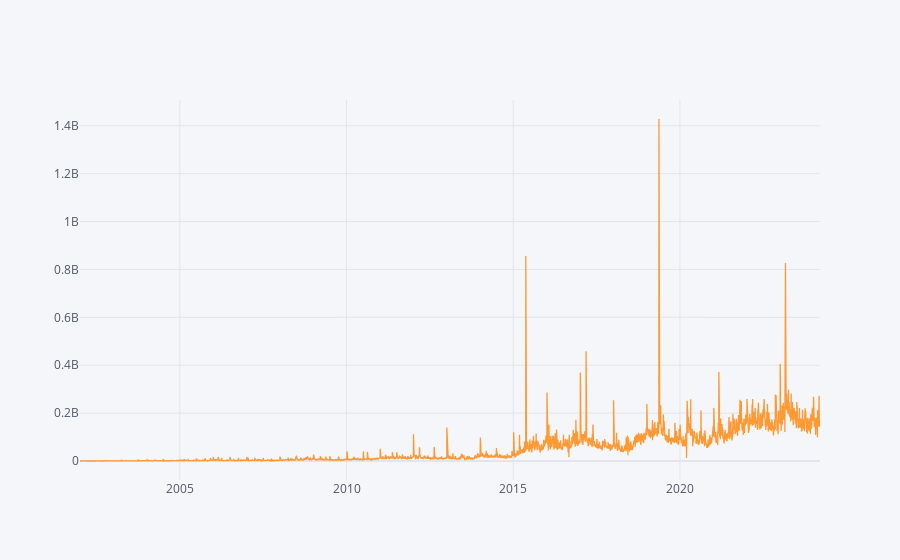

Source (notebook cell):
### Code cell
vendas['Valor'].groupby('Data Venda').sum().iplot()

### Figure 1 — Plotly figure (JSON) as saved in the notebook; plotly's stock layout.template omitted (floating-point values rounded to 4 significant figures; data arrays with more than 128 entries replaced by an {"elided": "..."} marker saying what was removed)
{"data": [{"line": {"color": "rgba(255, 153, 51, 1.0)", "dash": "solid", "shape": "linear", "width": 1.3}, "mode": "lines", "name": "Valor", "text": "", "type": "scatter", "x": {"elided": "5487 str values"}, "y": {"elided": "5487 float values"}}], "layout": {"legend": {"bgcolor": "#F5F6F9", "font": {"color": "#4D5663"}}, "paper_bgcolor": "#F5F6F9", "plot_bgcolor": "#F5F6F9", "title": {"font": {"color": "#4D5663"}}, "xaxis": {"gridcolor": "#E1E5ED", "showgrid": true, "tickfont": {"color": "#4D5663"}, "title": {"font": {"color": "#4D5663"}, "text": ""}, "zerolinecolor": "#E1E5ED"}, "yaxis": {"gridcolor": "#E1E5ED", "showgrid": true, "tickfont": {"color": "#4D5663"}, "title": {"font": {"color": "#4D5663"}, "text": ""}, "zerolinecolor": "#E1E5ED"}}}
